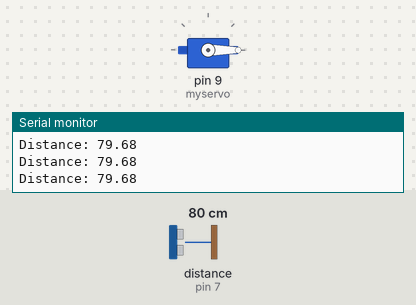
The sketch below on a simulated Arduino Uno, built with avr-gcc and run on an emulated ATmega328P. On the bench: servo, the last lines printed to the serial monitor. Wiring (inferred from the names in the program): ultrasonic range finder: trigger pin 6; echo pin 7. The inputs (shaded band) are chosen by the test bench; at power-on: distance to the obstacle (sensor on pin 7) 80 cm. The echo pulse lasts 58.3 µs per cm.

Above: at 1.2 s.
1.3 s: distance to the obstacle (sensor on pin 7) set to 7 cm
2.8 s: distance to the obstacle (sensor on pin 7) set to 4 cm
At 4.0 s:
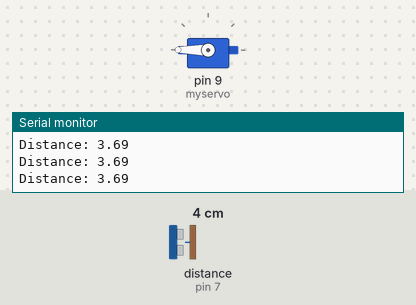
4.3 s: distance to the obstacle (sensor on pin 7) set to 9 cm
At 4.8 s:
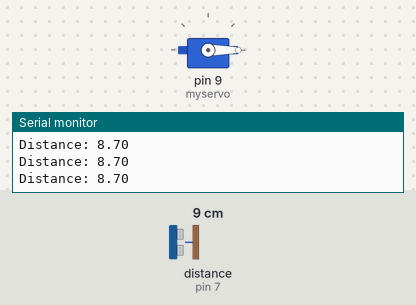
5.8 s: distance to the obstacle (sensor on pin 7) set to 2 cm
At 6.9 s:
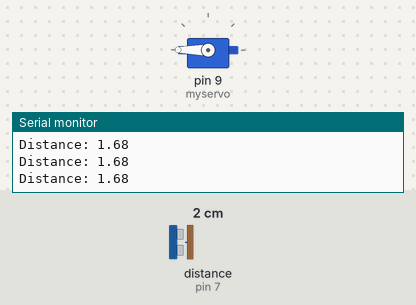
Timing chart, 0 to 8.3 s (numbered marks = the images above; inputs shaded):
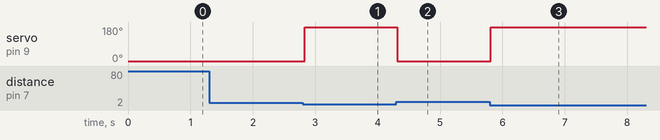

Measured:
- the behaviour switches between 6 and 5 cm on distance to the obstacle (sensor on pin 7) (found by bisection; images 0 and 1)
- after the input at 2.8 s, servo on pin 9 (myservo): 0° → 180° at once
- after the input at 4.3 s, servo on pin 9 (myservo): 180° → 0° at once
- after the input at 5.8 s, servo on pin 9 (myservo): 0° → 180° at once

The sketch:

ultrasonicsensor_servo_motor_5cm.ino
```cpp
#include <Servo.h>


Servo myservo;


const int trigPin = 6;
const int echoPin = 7;


float duration, distance;


// Servo target positions
int servoOpen = 180;
int servoClosed = 0;


void setup() {
  myservo.attach(9);
  myservo.write(servoClosed); // start closed


  pinMode(trigPin, OUTPUT);
  pinMode(echoPin, INPUT);
  Serial.begin(9600);
}


void loop() {


  // ----- FAST ultrasonic measurement -----
  digitalWrite(trigPin, LOW);
  delayMicroseconds(2);
  digitalWrite(trigPin, HIGH);
  delayMicroseconds(10);
  digitalWrite(trigPin, LOW);


  duration = pulseIn(echoPin, HIGH, 25000); // timeout prevents long waits
  distance = (duration * 0.0343) / 2;


  Serial.print("Distance: ");
  Serial.println(distance);


  // ----- REACTION WITHOUT BLOCKING -----
  if (distance > 0 && distance <= 5) {
    myservo.write(servoOpen);   // open instantly
  } else {
    myservo.write(servoClosed); // close instantly
  }


  delay(50); // small delay for smoother readings (20 times per second)
}
```
